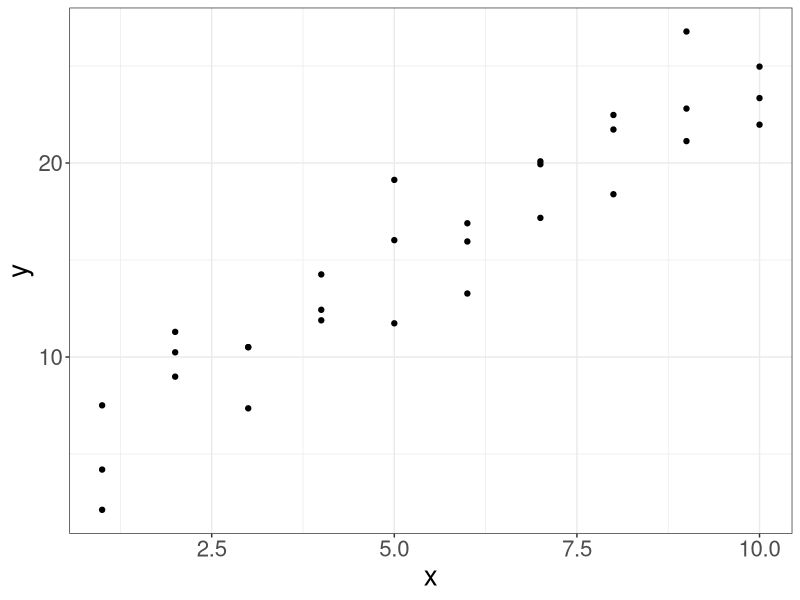
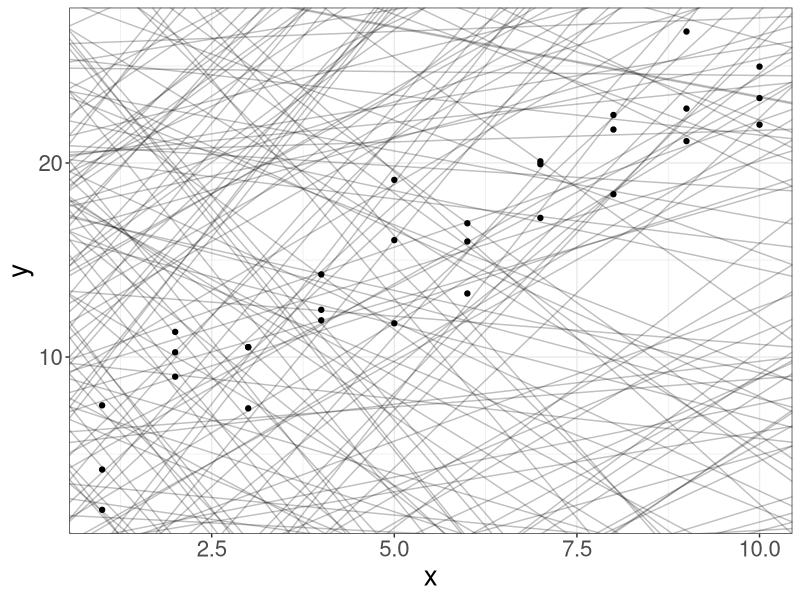
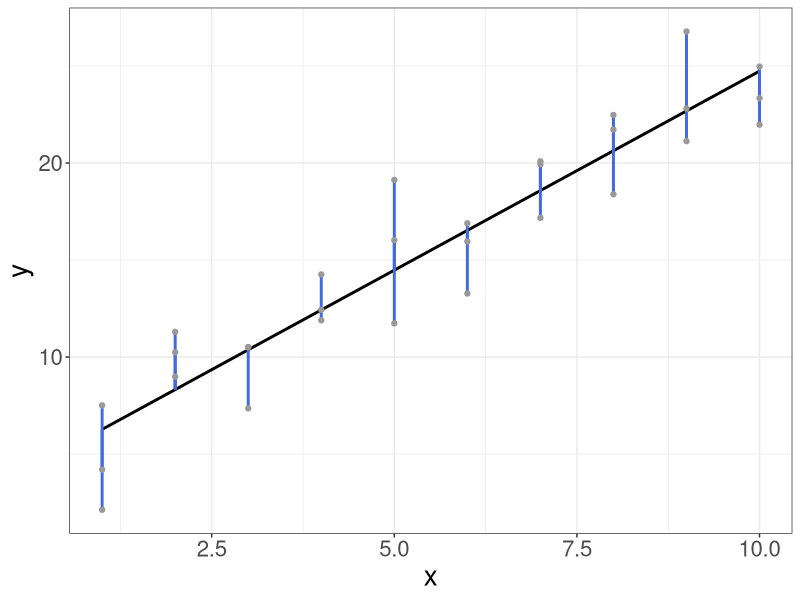
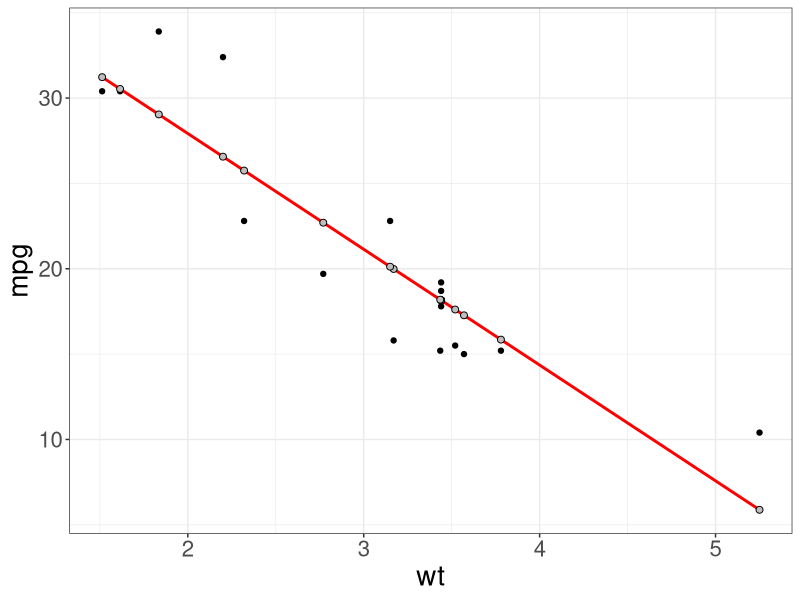
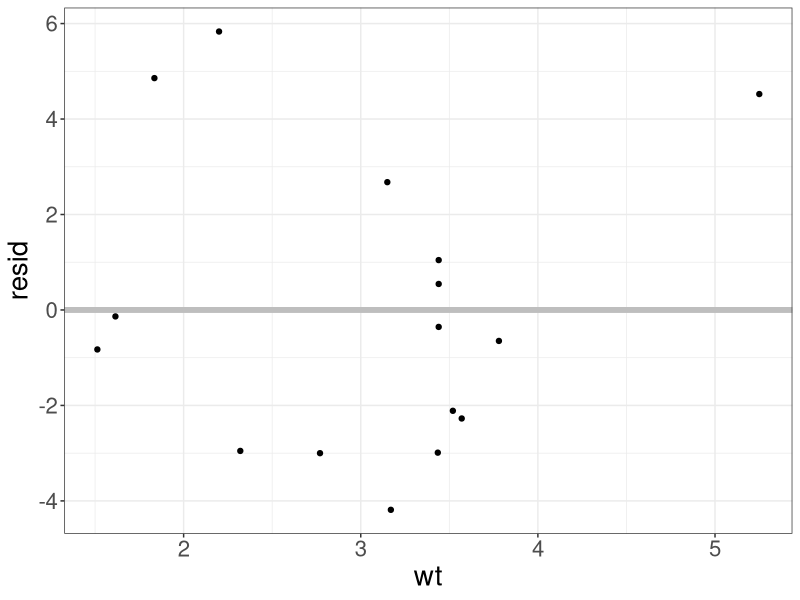
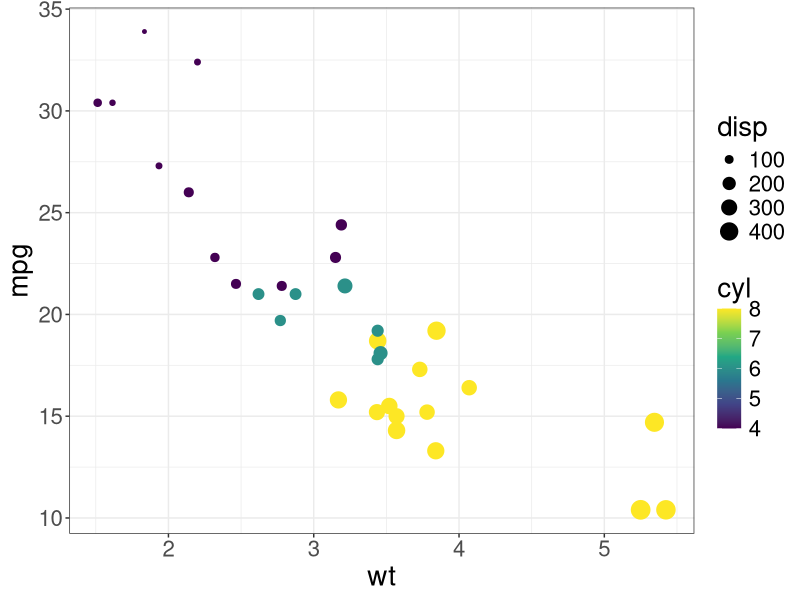
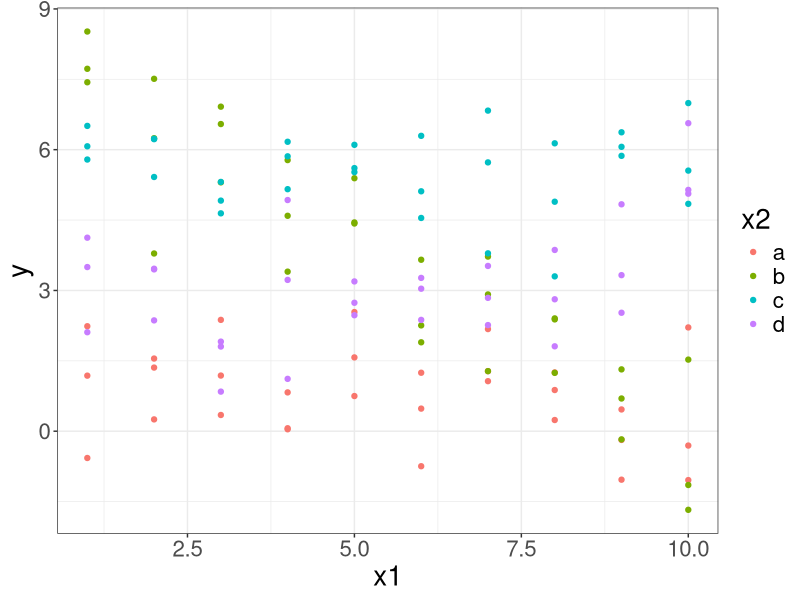
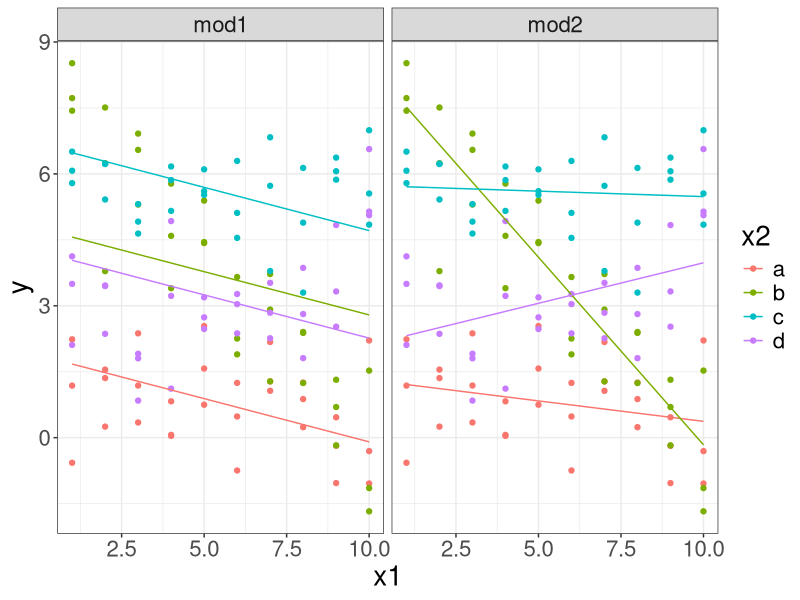

Generate these figures, in order, with R:
## ---- chunk 1
knitr::opts_chunk$set(cache=TRUE)
library(tidyverse)
theme_set(theme_bw())
theme_update(text = element_text(size = 20))
## ---- chunk 2
library(modelr)
## ---- chunk 3
sim1
## ---- chunk 4
ggplot(sim1, aes(x, y)) + geom_point()
## ---- chunk 5
models <- tibble(
    b0 = runif(250, -20, 40),
    b1 = runif(250, -5, 5))

ggplot(sim1, aes(x, y)) + 
  geom_abline(
      data = models, 
      aes(intercept = b0, slope = b1), 
      alpha = 1/4) +
  geom_point() 
## ---- chunk 6
fit.lm <- lm(y ~ x, data = sim1)
sim1 <- sim1 %>% add_predictions(fit.lm)
ggplot(sim1, aes(x, y)) +
    geom_line(aes(y = pred), colour = "black", size = 1) +
    geom_segment(aes(xend = x, yend = pred), color = "royalblue", size =  1) +
    geom_point(color = "grey60") 
## ---- chunk 7
# convert 'data.frame' to 'tibble':
mtcars <- tbl_df(mtcars)

# Separate the data into train and test:
set.seed(123)
n <- nrow(mtcars)
idx <- sample(1:n, size = floor(n/2))
mtcars_train <- mtcars[idx, ]
mtcars_test <- mtcars[-idx, ]

# Fit a simple linear model:
mtcars_fit <- lm(mpg ~ wt, mtcars_train)
# Extract the fitted model coefficients:
coef(mtcars_fit)
## ---- chunk 8
# check the details on the fitted model:
summary(mtcars_fit)
## ---- chunk 9
mtcars_train <- mtcars_train %>% add_predictions(mtcars_fit)
mtcars_train
## ---- chunk 10
newcars <- tibble(wt = c(2, 2.1, 3.14, 4.1, 4.3))
newcars <- newcars %>% add_predictions(mtcars_fit)
newcars
## ---- chunk 11
mtcars_test <- mtcars_test %>% add_predictions(mtcars_fit)
head(mtcars_test, 3)
## ---- chunk 12
sqrt(sum(mtcars_test$mpg - mtcars_test$pred))
## ---- chunk 13
ggplot(mtcars_train, aes(wt)) + geom_point(aes(y = mpg)) +
    geom_line(aes(y = pred), color = "red", size = 1) +
    geom_point(aes(y = pred), fill = "grey", color = "black", shape = 21, size = 2) 
## ---- chunk 14
mtcars_train <- mtcars_train %>% 
    add_residuals(mtcars_fit)
mtcars_train %>% 
    select(mpg, mpg, resid, pred)
## ---- chunk 15
ggplot(mtcars_train, aes(wt, resid)) + 
    geom_ref_line(h = 0, colour = "grey") +
    geom_point() 
## ---- chunk 16
sim1
## ---- chunk 17
model_matrix(sim1, y ~ x)
## ---- chunk 18
(df <- tibble(
    sex = c("male", "female", "female", 
            "female", "male", "male"),
     response = c(2, 5, 1, 3, 6, 8)
))
## ---- chunk 19
model_matrix(df, response ~ sex)
## ---- chunk 20
(df <- tibble(
    rating = c("good", "bad", "average", "bad",
               "average", "good", "bad", "good"),
    score = c(2, 5, 1, 3, 6, 8, 10, 6)
))
## ---- chunk 21
model_matrix(df, score ~ rating)
## ---- chunk 22
ggplot(mtcars, aes(x=wt, y=mpg, col=cyl, size=disp)) + 
    geom_point() +
    scale_color_viridis_c()
## ---- chunk 23
mtcars_mult_fit <- lm(mpg ~ wt + disp + cyl, data = mtcars_train)

# Summarize the results 
summary(mtcars_mult_fit)
## ---- chunk 24
newcars <- expand.grid(
    wt = c(2.1, 3.6, 5.1), 
    disp = c(150, 250), 
    cyl = c(4, 6)
)
newcars
## ---- chunk 25
newcars <- newcars %>% 
    add_predictions(mtcars_mult_fit)
newcars
## ---- chunk 26
mtcars_test_mult <- mtcars_test %>% add_predictions(mtcars_mult_fit)
head(mtcars_test_mult, 3)
## ---- chunk 27
sqrt(sum(mtcars_test_mult$mpg - mtcars_test_mult$pred))
## ---- chunk 28
ggplot(sim3, aes(x=x1, y=y)) + geom_point(aes(color = x2)) 
## ---- chunk 29
# Model without interactions:
mod1 <- lm(y ~ x1 + x2, data = sim3)    
# Model with interactions:
mod2 <- lm(y ~ x1 * x2, data = sim3)     
# Generate a data grid for two variables 
# and compute predictions from both models
grid <- sim3 %>% data_grid(x1, x2) %>%   
    gather_predictions(mod1, mod2)
head(grid, 3)
tail(grid, 3)
## ---- chunk 30
ggplot(sim3, aes(x=x1, y=y, color=x2)) +   
    geom_point() +                       
    geom_line(data=grid, aes(y=pred)) +  
    facet_wrap(~ model)                  
## ---- chunk 31
mfit_inter <- lm(mpg ~ am * wt, mtcars_train)
names(coefficients(mfit_inter))
summary(mfit_inter)
## ---- chunk 32
# install.packages("glmnet")
library(glmnet)
## ---- chunk 33
mtcars <- as.data.frame(mtcars)
class(mtcars)
head(mtcars)
## ---- chunk 34
# Convert to 'glmnet' required input format:
y <- mtcars[, 1]  # response vector, 'mpg'
X <- mtcars[, -1] # all other variables treated as predictors
X <- data.matrix(X, "matrix") # converts to NUMERIC matrix

# Choose a training set
set.seed(123)
idx <- sample(1:nrow(mtcars), floor(0.7 * nrow(mtcars)))
X_train <- X[idx, ]; y_train <- y[idx]
X_test <- X[-idx, ]; y_test <- y[-idx]

# Fit a sparse model
fit <- glmnet(X_train, y_train)
names(fit)
## ---- chunk 35
print(fit)
## ---- chunk 36
# label = TRUE makes the plot annotate the curves with the corresponding coeffients labels.
plot(fit, label = TRUE, xvar = "lambda") 
## ---- chunk 37
# Lambda = 1
coef(fit, s = 1)
## ---- chunk 38
# Predict for the test set:
predict(fit, newx = X_test, s = c(0.5, 1.5, 2))
## ---- chunk 39
set.seed(1)
# `nfolds` argument sets the number of folds (k).
cvfit <- cv.glmnet(X_train, y_train, nfolds = 5)
plot(cvfit)
## ---- chunk 40
cvfit$lambda.min
## ---- chunk 41
cvfit$lambda.1se
## ---- chunk 42
final_pred <- predict(cvfit, newx=X_test, s="lambda.1se")
final_pred
